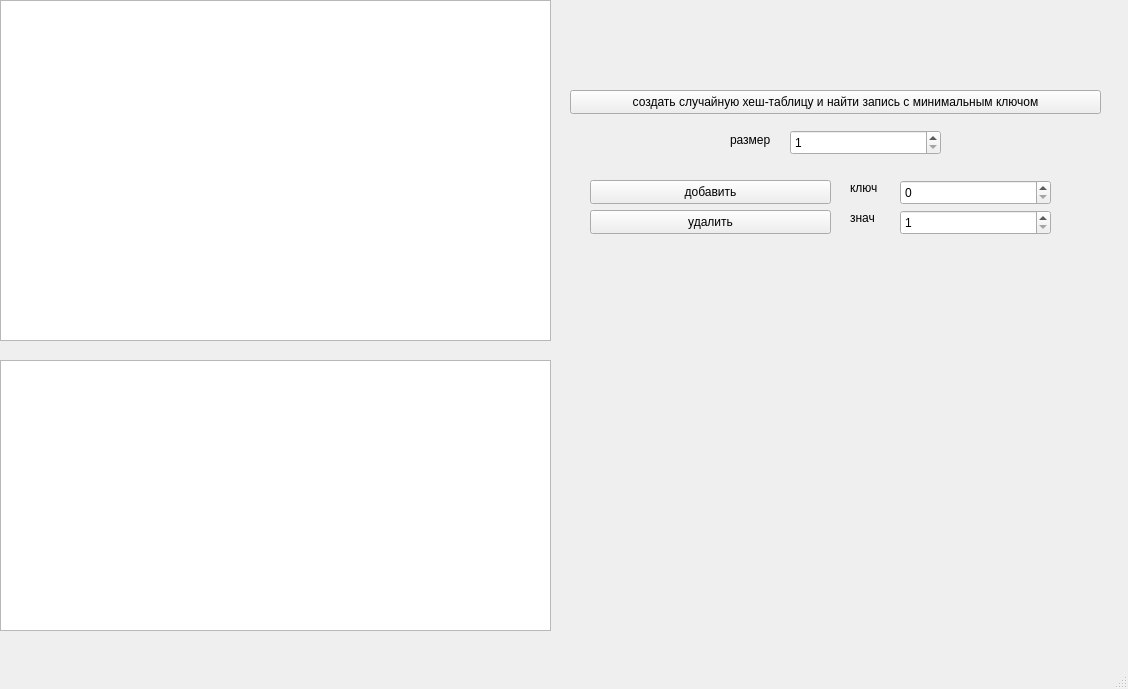
<?xml version="1.0" encoding="UTF-8"?>
<ui version="4.0">
 <class>MainWindow</class>
 <widget class="QMainWindow" name="MainWindow">
  <property name="geometry">
   <rect>
    <x>0</x>
    <y>0</y>
    <width>1128</width>
    <height>689</height>
   </rect>
  </property>
  <property name="windowTitle">
   <string>MainWindow</string>
  </property>
  <widget class="QWidget" name="centralwidget">
   <widget class="QTextEdit" name="textEdit">
    <property name="geometry">
     <rect>
      <x>0</x>
      <y>0</y>
      <width>551</width>
      <height>341</height>
     </rect>
    </property>
    <property name="readOnly">
     <bool>true</bool>
    </property>
   </widget>
   <widget class="QPushButton" name="pushButton_2">
    <property name="geometry">
     <rect>
      <x>590</x>
      <y>210</y>
      <width>241</width>
      <height>24</height>
     </rect>
    </property>
    <property name="text">
     <string>удалить</string>
    </property>
   </widget>
   <widget class="QTextEdit" name="lineEdit">
    <property name="geometry">
     <rect>
      <x>0</x>
      <y>360</y>
      <width>551</width>
      <height>271</height>
     </rect>
    </property>
    <property name="readOnly">
     <bool>true</bool>
    </property>
   </widget>
   <widget class="QLabel" name="label">
    <property name="geometry">
     <rect>
      <x>730</x>
      <y>130</y>
      <width>81</width>
      <height>20</height>
     </rect>
    </property>
    <property name="text">
     <string>размер</string>
    </property>
   </widget>
   <widget class="QLabel" name="label_3">
    <property name="geometry">
     <rect>
      <x>850</x>
      <y>210</y>
      <width>49</width>
      <height>16</height>
     </rect>
    </property>
    <property name="text">
     <string>знач</string>
    </property>
   </widget>
   <widget class="QPushButton" name="pushButton">
    <property name="geometry">
     <rect>
      <x>590</x>
      <y>180</y>
      <width>241</width>
      <height>24</height>
     </rect>
    </property>
    <property name="text">
     <string>добавить</string>
    </property>
   </widget>
   <widget class="QSpinBox" name="spinBox">
    <property name="geometry">
     <rect>
      <x>790</x>
      <y>130</y>
      <width>151</width>
      <height>25</height>
     </rect>
    </property>
    <property name="minimum">
     <number>1</number>
    </property>
   </widget>
   <widget class="QSpinBox" name="spinBox_data">
    <property name="geometry">
     <rect>
      <x>900</x>
      <y>210</y>
      <width>151</width>
      <height>25</height>
     </rect>
    </property>
    <property name="minimum">
     <number>1</number>
    </property>
   </widget>
   <widget class="QPushButton" name="pushButton_create">
    <property name="geometry">
     <rect>
      <x>570</x>
      <y>90</y>
      <width>531</width>
      <height>24</height>
     </rect>
    </property>
    <property name="text">
     <string>создать случайную хеш-таблицу и найти запись с минимальным ключом</string>
    </property>
   </widget>
   <widget class="QSpinBox" name="spinBox_key">
    <property name="geometry">
     <rect>
      <x>900</x>
      <y>180</y>
      <width>151</width>
      <height>25</height>
     </rect>
    </property>
    <property name="minimum">
     <number>0</number>
    </property>
   </widget>
   <widget class="QLabel" name="label_2">
    <property name="geometry">
     <rect>
      <x>850</x>
      <y>180</y>
      <width>49</width>
      <height>16</height>
     </rect>
    </property>
    <property name="text">
     <string>ключ</string>
    </property>
   </widget>
  </widget>
  <widget class="QMenuBar" name="menubar">
   <property name="geometry">
    <rect>
     <x>0</x>
     <y>0</y>
     <width>1128</width>
     <height>22</height>
    </rect>
   </property>
  </widget>
  <widget class="QStatusBar" name="statusbar"/>
 </widget>
 <resources/>
 <connections/>
</ui>
